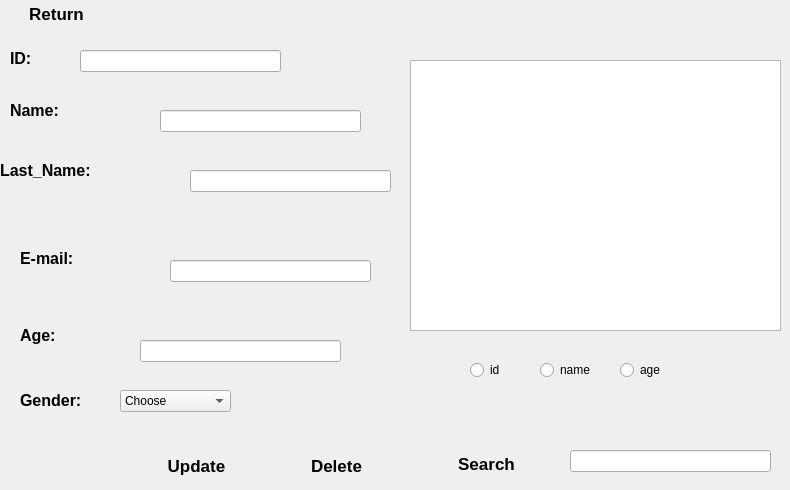
   <widget class="QWidget" name="page_3">
    <widget class="QTableView" name="tableViewpatient">
     <property name="geometry">
      <rect>
       <x>410</x>
       <y>60</y>
       <width>371</width>
       <height>271</height>
      </rect>
     </property>
     <property name="styleSheet">
      <string notr="true">background-image: url(:/img/White_Background.jpg);</string>
     </property>
    </widget>
    <widget class="QLineEdit" name="lineEditidpatient_2">
     <property name="geometry">
      <rect>
       <x>80</x>
       <y>50</y>
       <width>201</width>
       <height>22</height>
      </rect>
     </property>
     <property name="styleSheet">
      <string notr="true">background-image: url(:/img/White_Background.jpg);</string>
     </property>
     <property name="maxLength">
      <number>8</number>
     </property>
    </widget>
    <widget class="QLineEdit" name="lineEditlast_namepatient_2">
     <property name="geometry">
      <rect>
       <x>190</x>
       <y>170</y>
       <width>201</width>
       <height>22</height>
      </rect>
     </property>
     <property name="styleSheet">
      <string notr="true">background-image: url(:/img/White_Background.jpg);</string>
     </property>
     <property name="maxLength">
      <number>15</number>
     </property>
    </widget>
    <widget class="QLineEdit" name="lineEditmailpatient_2">
     <property name="geometry">
      <rect>
       <x>170</x>
       <y>260</y>
       <width>201</width>
       <height>22</height>
      </rect>
     </property>
     <property name="styleSheet">
      <string notr="true">background-image: url(:/img/White_Background.jpg);</string>
     </property>
     <property name="maxLength">
      <number>30</number>
     </property>
    </widget>
    <widget class="QLineEdit" name="lineEditagepatient_2">
     <property name="geometry">
      <rect>
       <x>140</x>
       <y>340</y>
       <width>201</width>
       <height>22</height>
      </rect>
     </property>
     <property name="styleSheet">
      <string notr="true">background-image: url(:/img/White_Background.jpg);</string>
     </property>
     <property name="maxLength">
      <number>8</number>
     </property>
    </widget>
    <widget class="QLabel" name="label_11">
     <property name="geometry">
      <rect>
       <x>20</x>
       <y>320</y>
       <width>56</width>
       <height>31</height>
      </rect>
     </property>
     <property name="font">
      <font>
       <pointsize>12</pointsize>
       <weight>75</weight>
       <bold>true</bold>
      </font>
     </property>
     <property name="text">
      <string>Age:</string>
     </property>
    </widget>
    <widget class="QLabel" name="label_12">
     <property name="geometry">
      <rect>
       <x>10</x>
       <y>50</y>
       <width>41</width>
       <height>16</height>
      </rect>
     </property>
     <property name="font">
      <font>
       <pointsize>12</pointsize>
       <weight>75</weight>
       <bold>true</bold>
      </font>
     </property>
     <property name="text">
      <string>ID:</string>
     </property>
    </widget>
    <widget class="QLabel" name="label_9">
     <property name="geometry">
      <rect>
       <x>0</x>
       <y>160</y>
       <width>131</width>
       <height>21</height>
      </rect>
     </property>
     <property name="font">
      <font>
       <pointsize>12</pointsize>
       <weight>75</weight>
       <bold>true</bold>
      </font>
     </property>
     <property name="text">
      <string>Last_Name:</string>
     </property>
    </widget>
    <widget class="QLineEdit" name="lineEditnamepatient_2">
     <property name="geometry">
      <rect>
       <x>160</x>
       <y>110</y>
       <width>201</width>
       <height>22</height>
      </rect>
     </property>
     <property name="styleSheet">
      <string notr="true">background-image: url(:/img/White_Background.jpg);</string>
     </property>
     <property name="maxLength">
      <number>15</number>
     </property>
    </widget>
    <widget class="QLabel" name="label_7">
     <property name="geometry">
      <rect>
       <x>10</x>
       <y>100</y>
       <width>81</width>
       <height>21</height>
      </rect>
     </property>
     <property name="font">
      <font>
       <pointsize>12</pointsize>
       <weight>75</weight>
       <bold>true</bold>
      </font>
     </property>
     <property name="text">
      <string>Name:</string>
     </property>
    </widget>
    <widget class="QLabel" name="label_8">
     <property name="geometry">
      <rect>
       <x>20</x>
       <y>390</y>
       <width>91</width>
       <height>21</height>
      </rect>
     </property>
     <property name="font">
      <font>
       <pointsize>12</pointsize>
       <weight>75</weight>
       <bold>true</bold>
      </font>
     </property>
     <property name="text">
      <string>Gender:</string>
     </property>
    </widget>
    <widget class="QComboBox" name="comboBox_2">
     <property name="geometry">
      <rect>
       <x>120</x>
       <y>390</y>
       <width>111</width>
       <height>22</height>
      </rect>
     </property>
     <item>
      <property name="text">
       <string>Choose</string>
      </property>
     </item>
     <item>
      <property name="text">
       <string>Male</string>
      </property>
     </item>
     <item>
      <property name="text">
       <string>Female</string>
      </property>
     </item>
    </widget>
    <widget class="QLabel" name="label_10">
     <property name="geometry">
      <rect>
       <x>20</x>
       <y>250</y>
       <width>81</width>
       <height>16</height>
      </rect>
     </property>
     <property name="font">
      <font>
       <pointsize>12</pointsize>
       <weight>75</weight>
       <bold>true</bold>
      </font>
     </property>
     <property name="text">
      <string>E-mail:</string>
     </property>
    </widget>
    <widget class="QPushButton" name="pushButtonupdate">
     <property name="geometry">
      <rect>
       <x>150</x>
       <y>450</y>
       <width>93</width>
       <height>31</height>
      </rect>
     </property>
     <property name="font">
      <font>
       <pointsize>13</pointsize>
       <weight>75</weight>
       <bold>true</bold>
      </font>
     </property>
     <property name="styleSheet">
      <string notr="true">QPushButton{

     background: qlineargradient(x1: 0, y1: 0, x2: 0, y2: 1,
                                 stop: 0 #f7f7f7, stop: 0.4 #f0f0f0,
                                 stop: 0.5 #e8e8e8, stop: 1.0 #dcdcdc);
border-radius:5px;
border-radius:5px;

}



QPushButton:hover{
background:   qlineargradient(x1: 0, y1: 0, x2: 0, y2: 1,
                                 stop: 0 #1b83fe, stop: 0.4 #4399fe,
                                 stop: 0.5 #5da7fe, stop: 1.0 #77b5fe);
color:white;
}</string>
     </property>
     <property name="text">
      <string>Update</string>
     </property>
    </widget>
    <widget class="QPushButton" name="pushButtondeletepatient">
     <property name="geometry">
      <rect>
       <x>290</x>
       <y>450</y>
       <width>93</width>
       <height>31</height>
      </rect>
     </property>
     <property name="font">
      <font>
       <pointsize>13</pointsize>
       <weight>75</weight>
       <bold>true</bold>
      </font>
     </property>
     <property name="styleSheet">
      <string notr="true">QPushButton{

     background: qlineargradient(x1: 0, y1: 0, x2: 0, y2: 1,
                                 stop: 0 #f7f7f7, stop: 0.4 #f0f0f0,
                                 stop: 0.5 #e8e8e8, stop: 1.0 #dcdcdc);
border-radius:5px;
border-radius:5px;

}



QPushButton:hover{
background:   qlineargradient(x1: 0, y1: 0, x2: 0, y2: 1,
                                 stop: 0 #1b83fe, stop: 0.4 #4399fe,
                                 stop: 0.5 #5da7fe, stop: 1.0 #77b5fe);
color:white;
}</string>
     </property>
     <property name="text">
      <string>Delete</string>
     </property>
    </widget>
    <widget class="QPushButton" name="pushButtonsearchpatient">
     <property name="geometry">
      <rect>
       <x>440</x>
       <y>450</y>
       <width>93</width>
       <height>28</height>
      </rect>
     </property>
     <property name="font">
      <font>
       <pointsize>13</pointsize>
       <weight>75</weight>
       <bold>true</bold>
      </font>
     </property>
     <property name="styleSheet">
      <string notr="true">QPushButton{

     background: qlineargradient(x1: 0, y1: 0, x2: 0, y2: 1,
                                 stop: 0 #f7f7f7, stop: 0.4 #f0f0f0,
                                 stop: 0.5 #e8e8e8, stop: 1.0 #dcdcdc);
border-radius:5px;
border-radius:5px;

}



QPushButton:hover{
background:   qlineargradient(x1: 0, y1: 0, x2: 0, y2: 1,
                                 stop: 0 #1b83fe, stop: 0.4 #4399fe,
                                 stop: 0.5 #5da7fe, stop: 1.0 #77b5fe);
color:white;
}</string>
     </property>
     <property name="text">
      <string>Search</string>
     </property>
    </widget>
    <widget class="QLineEdit" name="lineEditsearch">
     <property name="geometry">
      <rect>
       <x>570</x>
       <y>450</y>
       <width>201</width>
       <height>22</height>
      </rect>
     </property>
     <property name="styleSheet">
      <string notr="true">background-image: url(:/img/White_Background.jpg);</string>
     </property>
    </widget>
    <widget class="QRadioButton" name="radioButtonid">
     <property name="geometry">
      <rect>
       <x>470</x>
       <y>360</y>
       <width>41</width>
       <height>20</height>
      </rect>
     </property>
     <property name="text">
      <string>id</string>
     </property>
    </widget>
    <widget class="QRadioButton" name="radioButtonname">
     <property name="geometry">
      <rect>
       <x>540</x>
       <y>360</y>
       <width>61</width>
       <height>20</height>
      </rect>
     </property>
     <property name="text">
      <string>name</string>
     </property>
    </widget>
    <widget class="QRadioButton" name="radioButtonage">
     <property name="geometry">
      <rect>
       <x>620</x>
       <y>360</y>
       <width>51</width>
       <height>20</height>
      </rect>
     </property>
     <property name="text">
      <string>age</string>
     </property>
    </widget>
    <widget class="QPushButton" name="pushButtonreturn">
     <property name="geometry">
      <rect>
       <x>10</x>
       <y>0</y>
       <width>93</width>
       <height>28</height>
      </rect>
     </property>
     <property name="font">
      <font>
       <pointsize>13</pointsize>
       <weight>75</weight>
       <bold>true</bold>
      </font>
     </property>
     <property name="styleSheet">
      <string notr="true">QPushButton{

     background: qlineargradient(x1: 0, y1: 0, x2: 0, y2: 1,
                                 stop: 0 #f7f7f7, stop: 0.4 #f0f0f0,
                                 stop: 0.5 #e8e8e8, stop: 1.0 #dcdcdc);
border-radius:5px;
border-radius:5px;

}



QPushButton:hover{
background:   qlineargradient(x1: 0, y1: 0, x2: 0, y2: 1,
                                 stop: 0 #1b83fe, stop: 0.4 #4399fe,
                                 stop: 0.5 #5da7fe, stop: 1.0 #77b5fe);
color:white;
}</string>
     </property>
     <property name="text">
      <string>Return</string>
     </property>
    </widget>
   </widget>
